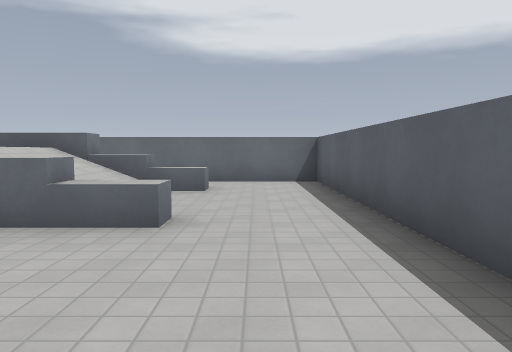
view 1 (above)

24 first-person views from a walk through a level from a Godot 3-D game. The camera is 1.4 m above the floor, tilts 4° down and sees 70° across. The floor is counted in squares, 2 m on a side. Each view is taken from the middle of a square. On the plan, view 1 faces up. The plan holds only what a view shows up to about 11 squares ahead; the rest is blank. The place goes on beyond the plan. Surface patterns are stand-ins for the level's own textures.

view 2
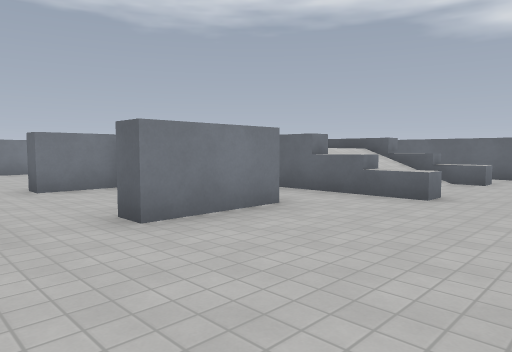

view 3
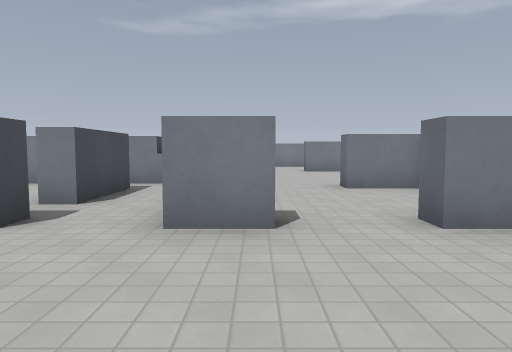

view 4
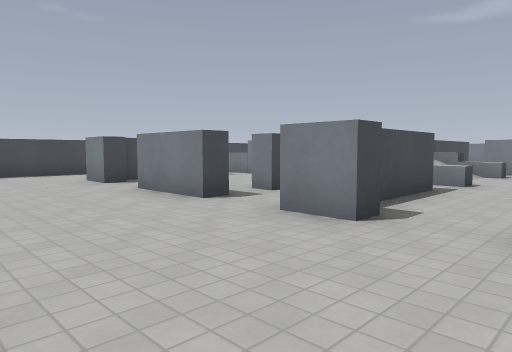

view 5
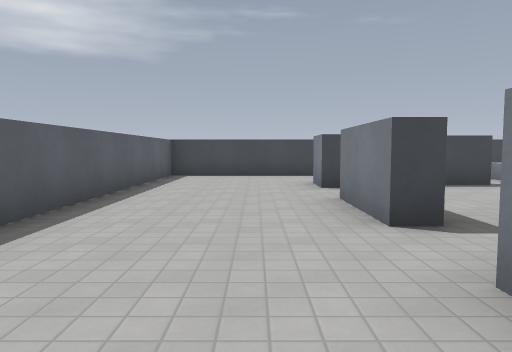

view 6
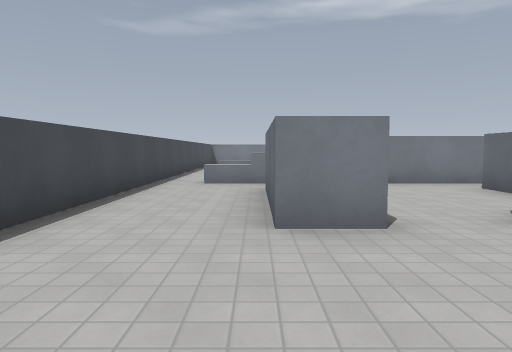

view 7
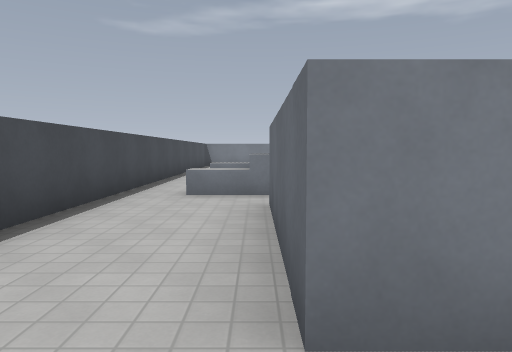

view 8
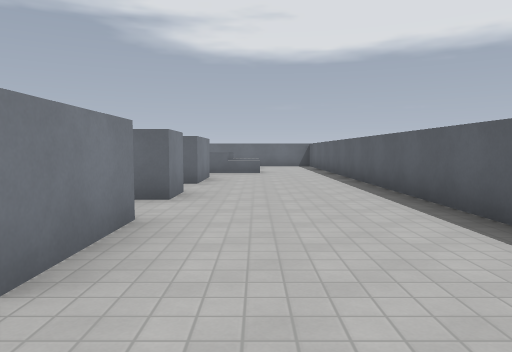

view 9
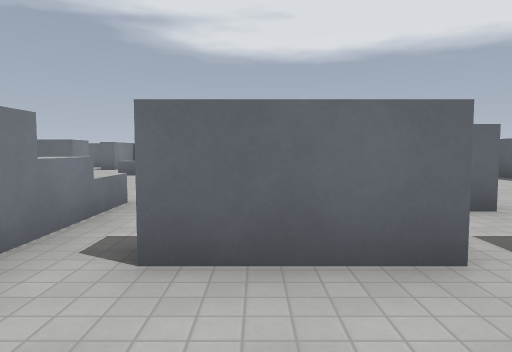

view 10
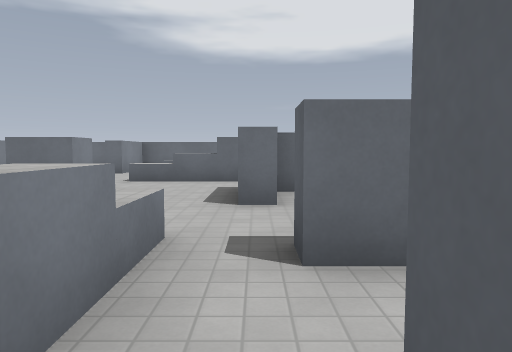

view 11
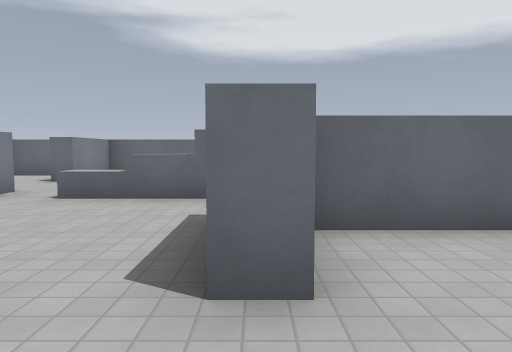

view 12
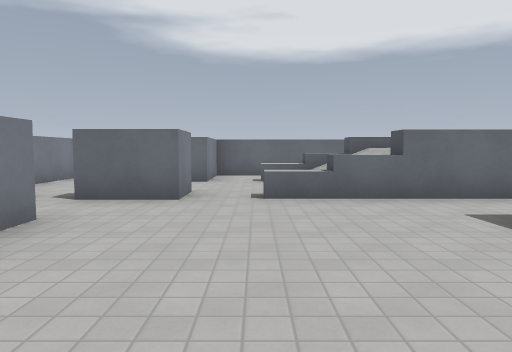

view 13
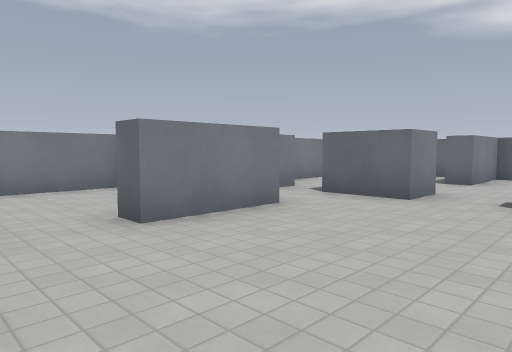

view 14
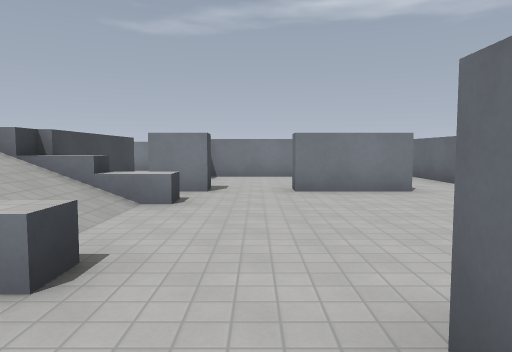

view 15
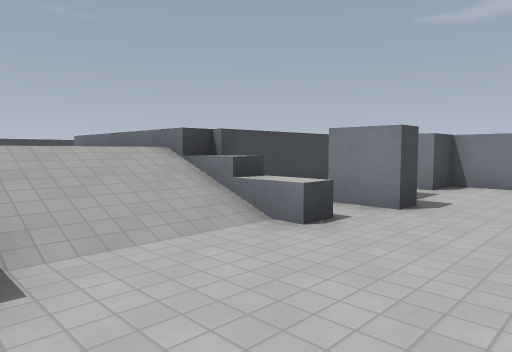

view 16
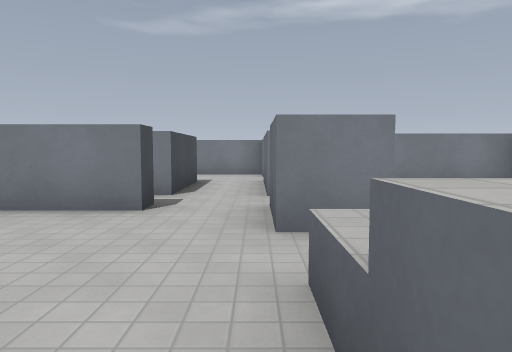

view 17
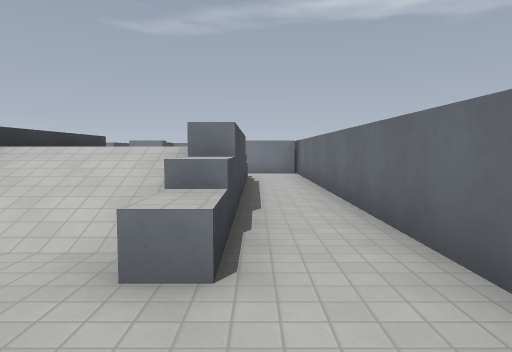

view 18
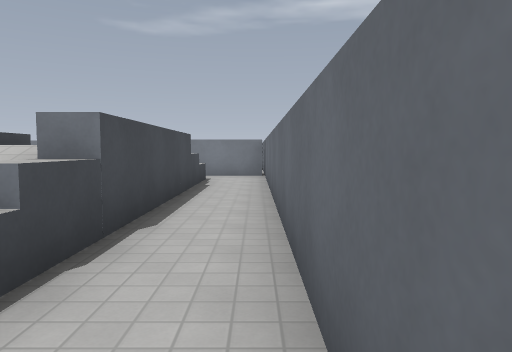

view 19
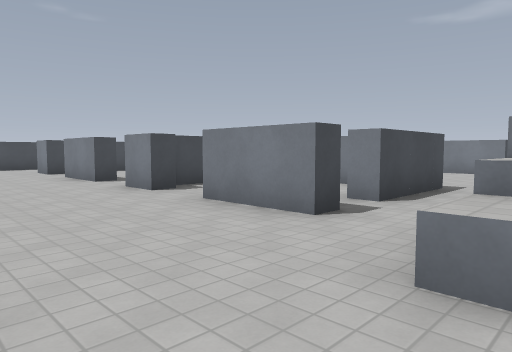

view 20
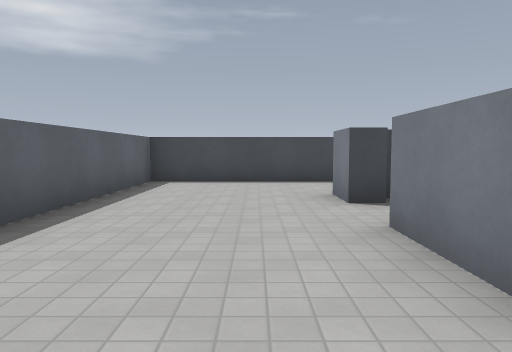

view 21
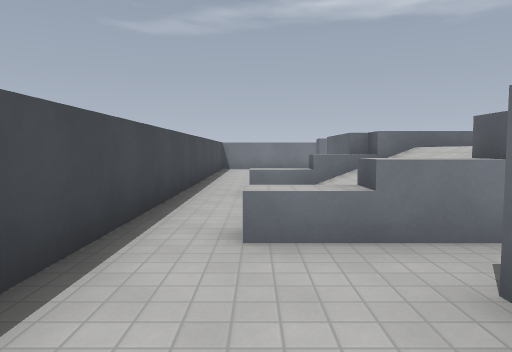

view 22
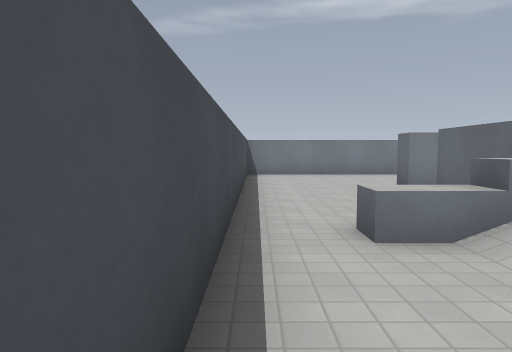

view 23
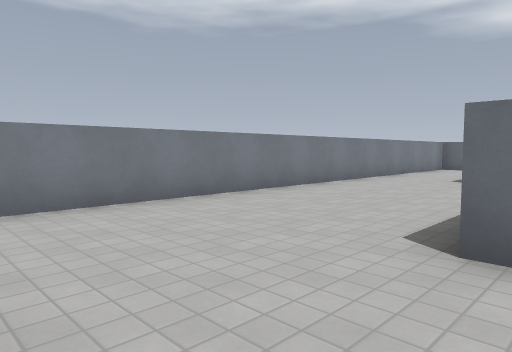

view 24
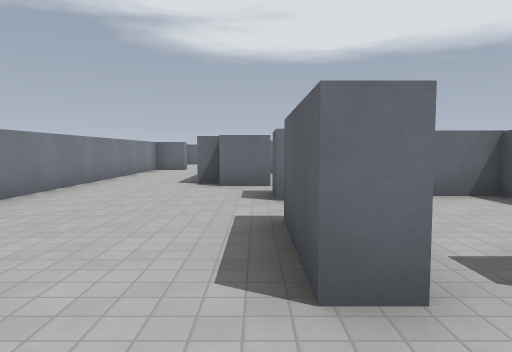

### Floor plan
Key: @ floor where view 1 was taken; # wall or solid block; x gap in a wall; . main floor; : floor 2 m higher than the main floor; / step, stairs or slope; = window, fence, low wall or low ledge; ^ raised ledge.
Columns run from 18 left of view 1 to 2 right of it. Each row starts with its distance up from view 1.
  9      ################
  8     ##..#...........#
  7     #...#=///////...#
  6     #.....//   //...#
  5     #..... /   //...#
  4 ## ###.#x=///////...#
  3 #...................#
  2 #...##.......##.....#
  1 #..##  #....##..#...#
  0 #..#...#....#...#.@.#
 -1 #..#................#
 -2 #..##.#x=..^.###....#
 -3 #....  .///^........#
 -4 #....#  =//^.##.....#
 -5 #.... ..:  ^....#...#
 -6 #.... ..   ^....#...#
 -7 #....#.    ^........#
 -8 #....#/ ///^.###....#
 -9 #.....  =/ ^........#
-10 #.......=..^........#
-11 #...................#
-12   ###################

Where each view was taken, in squares from view 1:
view 1: 0 up, 0 right, facing up
view 2: 2 down, 1 right, facing up-left
view 3: 2 down, 1 right, facing left
view 4: 0 up, 1 right, facing down-left
view 5: 1 down, 1 left, facing down
view 6: 9 down, 1 right, facing left
view 7: 9 down, 1 left, facing left
view 8: 8 down, 1 left, facing up
view 9: 7 down, 5 left, facing up
view 10: 5 down, 6 left, facing up
view 11: 2 down, 6 left, facing up
view 12: 2 down, 9 left, facing up
view 13: 2 down, 8 left, facing up-left
view 14: 1 down, 5 left, facing left
view 15: 0 up, 7 left, facing down-left
view 16: 3 up, 7 left, facing left
view 17: 7 up, 1 right, facing left
view 18: 8 up, 0 right, facing left
view 19: 4 up, 1 right, facing down-left
view 20: 3 down, 1 left, facing down
view 21: 10 down, 4 left, facing left
view 22: 11 down, 7 left, facing left
view 23: 11 down, 13 left, facing up-left
view 24: 10 down, 14 left, facing up
